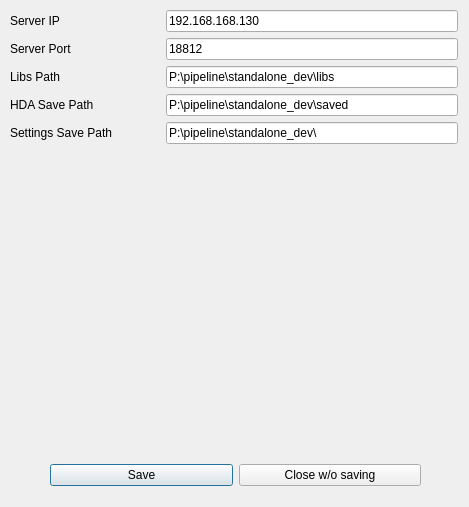
<?xml version="1.0" encoding="UTF-8"?>
<ui version="4.0">
 <class>dialog_settings</class>
 <widget class="QDialog" name="dialog_settings">
  <property name="geometry">
   <rect>
    <x>0</x>
    <y>0</y>
    <width>469</width>
    <height>507</height>
   </rect>
  </property>
  <property name="windowTitle">
   <string>Dialog</string>
  </property>
  <widget class="QWidget" name="horizontalLayoutWidget_2">
   <property name="geometry">
    <rect>
     <x>50</x>
     <y>450</y>
     <width>371</width>
     <height>51</height>
    </rect>
   </property>
   <layout class="QHBoxLayout" name="horizontalLayout_2">
    <item>
     <widget class="QPushButton" name="button_save">
      <property name="text">
       <string>Save</string>
      </property>
     </widget>
    </item>
    <item>
     <widget class="QPushButton" name="button_close">
      <property name="text">
       <string>Close w/o saving</string>
      </property>
     </widget>
    </item>
   </layout>
  </widget>
  <widget class="QWidget" name="verticalLayoutWidget">
   <property name="geometry">
    <rect>
     <x>10</x>
     <y>10</y>
     <width>448</width>
     <height>431</height>
    </rect>
   </property>
   <layout class="QVBoxLayout" name="verticalLayout">
    <item>
     <layout class="QHBoxLayout" name="horizontalLayout_3">
      <item>
       <widget class="QLabel" name="label_2">
        <property name="minimumSize">
         <size>
          <width>150</width>
          <height>0</height>
         </size>
        </property>
        <property name="text">
         <string>Server IP</string>
        </property>
       </widget>
      </item>
      <item>
       <widget class="QLineEdit" name="input_serverip">
        <property name="text">
         <string>192.168.168.130</string>
        </property>
       </widget>
      </item>
     </layout>
    </item>
    <item>
     <layout class="QHBoxLayout" name="horizontalLayout">
      <item>
       <widget class="QLabel" name="label">
        <property name="minimumSize">
         <size>
          <width>150</width>
          <height>0</height>
         </size>
        </property>
        <property name="text">
         <string>Server Port</string>
        </property>
       </widget>
      </item>
      <item>
       <widget class="QLineEdit" name="input_serverport">
        <property name="text">
         <string>18812</string>
        </property>
       </widget>
      </item>
     </layout>
    </item>
    <item>
     <layout class="QHBoxLayout" name="horizontalLayout_4">
      <item>
       <widget class="QLabel" name="label_3">
        <property name="minimumSize">
         <size>
          <width>150</width>
          <height>0</height>
         </size>
        </property>
        <property name="text">
         <string>Libs Path</string>
        </property>
       </widget>
      </item>
      <item>
       <widget class="QLineEdit" name="input_libspath">
        <property name="text">
         <string>P:\pipeline\standalone_dev\libs</string>
        </property>
       </widget>
      </item>
     </layout>
    </item>
    <item>
     <layout class="QHBoxLayout" name="horizontalLayout_5">
      <item>
       <widget class="QLabel" name="label_4">
        <property name="minimumSize">
         <size>
          <width>150</width>
          <height>0</height>
         </size>
        </property>
        <property name="text">
         <string>HDA Save Path</string>
        </property>
       </widget>
      </item>
      <item>
       <widget class="QLineEdit" name="input_hdapath">
        <property name="text">
         <string>P:\pipeline\standalone_dev\saved</string>
        </property>
       </widget>
      </item>
     </layout>
    </item>
    <item>
     <layout class="QHBoxLayout" name="horizontalLayout_6">
      <item>
       <widget class="QLabel" name="label_5">
        <property name="minimumSize">
         <size>
          <width>150</width>
          <height>0</height>
         </size>
        </property>
        <property name="text">
         <string>Settings Save Path</string>
        </property>
       </widget>
      </item>
      <item>
       <widget class="QLineEdit" name="input_settingspath">
        <property name="text">
         <string>P:\pipeline\standalone_dev\</string>
        </property>
       </widget>
      </item>
     </layout>
    </item>
    <item>
     <spacer name="verticalSpacer">
      <property name="orientation">
       <enum>Qt::Vertical</enum>
      </property>
      <property name="sizeHint" stdset="0">
       <size>
        <width>20</width>
        <height>40</height>
       </size>
      </property>
     </spacer>
    </item>
   </layout>
  </widget>
 </widget>
 <resources/>
 <connections/>
</ui>
